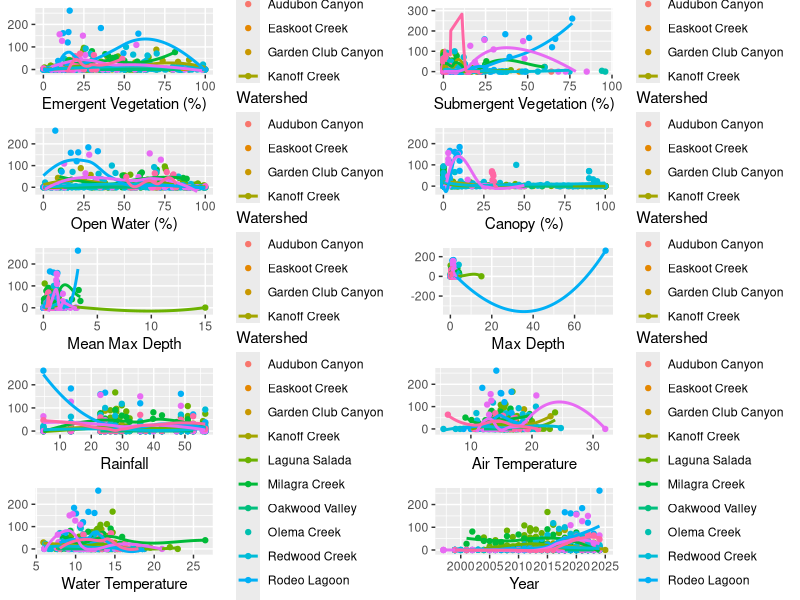
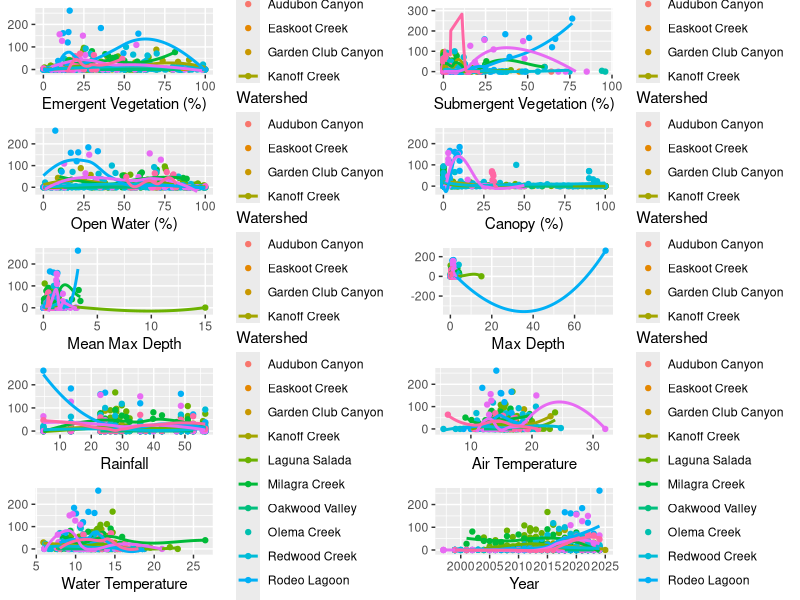

Generate these figures, in order, with R:
# plots of covariate raw data between years
library(ggplot2)
library(tidyverse)
library(cowplot)

setwd(here::here("code"))
between_year_data <- read_csv(here::here("data", "between_year_data.csv"))

#### summary data table ####
summary_table_data <- read_csv(here::here("data", "filtered_raw_data.csv"))


#### mean_percent_emerg ####
# emergent vegetation vs. egg masses
emergent_plot <- between_year_data %>% 
  ggplot(aes(x=mean_percent_emerg, y=num_egg_masses, color=Watershed)) +
  geom_point() +
  geom_smooth(se=FALSE) +
  xlab("Emergent Vegetation (%)") +
  ylab(NULL)

  # emergent vs. time
emergent_BRD_plot <- between_year_data %>% 
  ggplot(aes(x=BRDYEAR, y=mean_percent_emerg, color=Watershed)) +
  geom_point() +
  geom_smooth()

#### mean_percent_sub ####
# submerg vs. egg masses
submergent_plot <- between_year_data %>% 
  ggplot(aes(x=mean_percent_sub, y=num_egg_masses, color=Watershed)) +
  geom_point() +
  geom_smooth(se=FALSE) +
  xlab("Submergent Vegetation (%)")  +
  ylab(NULL) + 
  ylim(c(0,300))

## submerg vs. time
subemergent_BRD_plot <- between_year_data %>% 
  ggplot(aes(x=BRDYEAR, y=mean_percent_sub, color=Watershed)) +
  geom_point() +
  geom_smooth()

#### mean_percent_water ####
# open water vs. egg masses
open_water_plot <- between_year_data %>% 
  ggplot(aes(x=mean_percent_water, y=num_egg_masses, color=Watershed)) +
  geom_point() +
  geom_smooth(se=FALSE) +
  xlab("Open Water (%)") +
  ylab(NULL)

## open water vs. time
open_water_BRD_plot <- between_year_data %>% 
  ggplot(aes(x=BRDYEAR, y=mean_percent_water, color=Watershed)) +
  geom_point() +
  geom_smooth()

#### interpolated_canopy ####
# canopy vs. egg masses
canopy_plot <- between_year_data %>% 
  ggplot(aes(x=interpolated_canopy, y=num_egg_masses, color=Watershed)) +
  geom_point() +
  geom_smooth(se=FALSE) +
  xlab("Canopy (%)") +
  ylab(NULL)

## canopy vs. time
canopy_BRD_plot <- between_year_data %>% 
  ggplot(aes(x=BRDYEAR, y=interpolated_canopy, color=Watershed)) +
  geom_point() +
  geom_smooth()

#### yearly_rain ####
# yearly rain vs. egg masses
rain_plot <- between_year_data %>% 
  ggplot(aes(x=yearly_rain, y=num_egg_masses, color=Watershed)) +
  geom_point() +
  geom_smooth(se=FALSE) +
  xlab("Rainfall") +
  ylab(NULL) 

## yearly rain vs. time
rain_BRD_plot <- between_year_data %>% 
  ggplot(aes(x=BRDYEAR, y=yearly_rain, color=Watershed)) +
  geom_point() +
  geom_smooth()

#### mean_max_depth ####
# mean_max_depth vs. egg masses
mean_max_depth_plot <- between_year_data %>% 
  ggplot(aes(x=mean_max_depth, y=num_egg_masses, color=Watershed)) +
  geom_point() +
  geom_smooth(se=FALSE) +
  xlab("Mean Max Depth") +
  ylab(NULL)

## mean_max_depth vs. time
mean_max_depth_BRD_plot <- between_year_data %>% 
  ggplot(aes(x=BRDYEAR, y=mean_max_depth, color=Watershed)) +
  geom_point() +
  geom_smooth()

#### max_depth ####
# max_depth vs. egg masses
max_depth_plot <- between_year_data %>% 
  ggplot(aes(x=max_depth, y=num_egg_masses, color=Watershed)) +
  geom_point() +
  geom_smooth(se=FALSE) +
  xlab("Max Depth") +
  ylab(NULL)

## max_depth vs. time
max_depth_BRD_plot <- between_year_data %>% 
  ggplot(aes(x=BRDYEAR, y=max_depth, color=Watershed)) +
  geom_point() +
  geom_smooth()

#### AirTemp ####
# AirTemp vs. egg masses
AirTemp_plot <- between_year_data %>% 
  ggplot(aes(x=AirTemp, y=num_egg_masses, color=Watershed)) +
  geom_point() +
  geom_smooth(se=FALSE) +
  xlab("Air Temperature") +
  ylab(NULL)

## AirTemp vs. time
AirTemp_BRD_plot <- between_year_data %>% 
  ggplot(aes(x=BRDYEAR, y=AirTemp, color=Watershed)) +
  geom_point() +
  geom_smooth()

#### WaterTemp ####
# WaterTemp vs. egg masses
WaterTemp_plot <- between_year_data %>% 
  ggplot(aes(x=WaterTemp, y=num_egg_masses, color=Watershed)) +
  geom_point() +
  geom_smooth(se=FALSE) +
  xlab("Water Temperature") +
  ylab(NULL)

## WaterTemp vs. time
WaterTemp_BRD_plot <- between_year_data %>% 
  ggplot(aes(x=BRDYEAR, y=WaterTemp, color=Watershed)) +
  geom_point() +
  geom_smooth()

#### mean_salinity:CoastalSite ####
#TODO: do these look right?
coastal_between_year_data <- between_year_data %>% 
  filter(CoastalSite == TRUE)

# mean_salinity vs. egg masses
mean_salinity_plot <- coastal_between_year_data %>% 
  ggplot(aes(x=mean_salinity, y=num_egg_masses)) +
  geom_point(aes(color=Watershed)) +
  geom_smooth(se=FALSE) +
  xlab("Mean Salinity (Coastal)") +
  ylab(NULL) +
  ylim(0,150)

## mean_salinity vs. time
mean_salinity_BRD_plot <- coastal_between_year_data %>% 
  ggplot(aes(x=BRDYEAR, y=mean_salinity, color=Watershed)) +
  geom_point() +
  geom_smooth()

#### max_salinity:CoastalSite ####
# max_salinity vs. egg masses
max_salinity_plot <- coastal_between_year_data %>% 
  ggplot(aes(x=max_salinity, y=num_egg_masses)) +
  geom_point(aes(color=Watershed)) +
  geom_smooth(se=FALSE) +
  xlab("Max Salinity (Coastal)") +
  ylab(NULL) +
  ylim(0,150)

## max_salinity vs. time
max_salinity_BRD_plot <- coastal_between_year_data %>% 
  ggplot(aes(x=BRDYEAR, y=max_salinity, color=Watershed)) +
  geom_point() +
  geom_smooth()

#### year ####
# year vs. egg masses
egg_BRD_plot <- between_year_data %>% 
  ggplot(aes(x=BRDYEAR, y=num_egg_masses, color=Watershed)) +
  geom_point() +
  geom_smooth(se=FALSE) +
  xlab("Year") +
  ylab(NULL)


#### combined output with egg masses####
# # saved in Ouput folder
# plot_grid(emergent_plot, submergent_plot, open_water_plot, canopy_plot, rain_plot, mean_max_depth_plot, max_depth_plot, AirTemp_plot, WaterTemp_plot, mean_salinity_plot, max_salinity_plot, egg_BRD_plot, nrow=4)


# without salinity or depth
plot_grid(emergent_plot, submergent_plot, open_water_plot, canopy_plot,mean_max_depth_plot, max_depth_plot, rain_plot, AirTemp_plot, WaterTemp_plot, egg_BRD_plot, nrow=5)
ggsave('covariate plot by watershed.png')
